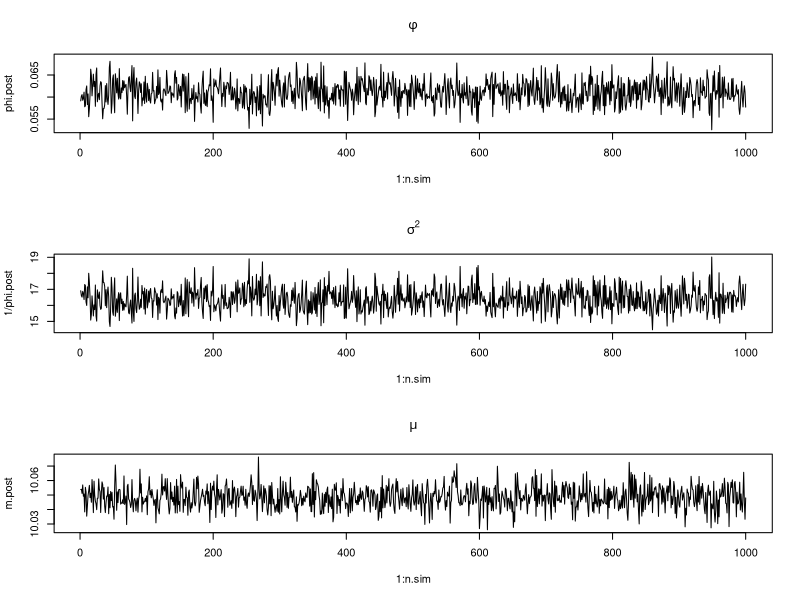
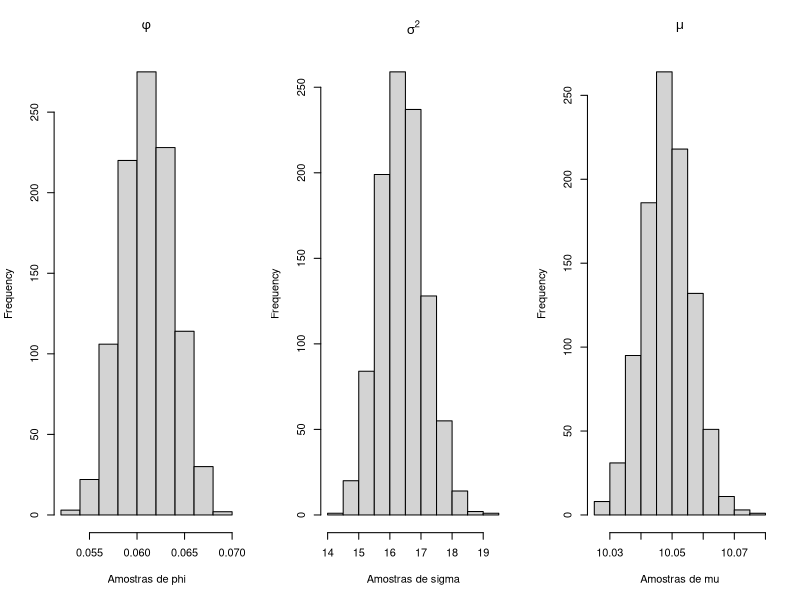

Recreate these plots in R, in order.
## ---- chunk 1
#- Hiperparâmetros da distribuição Gama:

a <- 0.001
b <- 0.001

#- Hiperparâmetros da distribuição Normal:

m <- 0
v <- 100


## ---- chunk 2
n.sim <- 1000
## ---- chunk 3
set.seed(123456789)

n <- 1000
x <- rnorm(n=n, mean=10, sd=4)
## ---- chunk 4

m.post <- rep(NA, n.sim) # vetor de armazenamento
phi.post <- rep(NA, n.sim) # vetor de armazenamento

M <- (1/(n+(1/v)))*(sum(x)+(m/v)) # Média a posteriori modelo normal
A <- (n/2)+a # Parâmetro de forma distribuição gama
B <- b + ((m^2)/(2*v)) + (sum(x^2)/2) - (0.5*(n+(1/v))*(M^2)) # Parametro de escala distribuição gama

for( i in 1:n.sim){
  
  #-- Gerando o phi:
  
  phi.post[i] <- rgamma(n=1, shape = A, rate = B) # Valor a posteriori de phi
  
  #-- Gerando o mu:
  
  V <- (v/((n*v)+1)*phi.post[i])
  
  m.post[i] <- rnorm(n=1, mean = M, sd=sqrt(V)) # Valor de mu a posteriori
  
}
## ---- chunk 5
par(mfrow=c(3,1))
plot(1:n.sim, phi.post, type="l", main=expression(phi))
plot(1:n.sim, 1/phi.post, type="l", main=expression(sigma^2))
plot(1:n.sim, m.post, type="l", main=expression(mu))
## ---- chunk 6
par(mfrow=c(1,3))
hist(phi.post, xlab="Amostras de phi", main=expression(phi))
hist(1/phi.post, xlab="Amostras de sigma", main=expression(sigma^2))
hist(m.post, xlab="Amostras de mu", main=expression(mu))
## ---- chunk 7
require(coda)

est.post <- data.frame(phi=phi.post, sigma = 1/phi.post, mu=m.post)

# Medidas de resumo a posteriori:

media    <- apply(est.post, MARGIN =2, FUN=mean) 
desv     <- apply(est.post, MARGIN =2, FUN=sd)

# Intervalos HPD:


hpd.int <- HPDinterval(as.mcmc(est.post))

# Saída final:

result <- cbind(media, desv, hpd.int)
result
